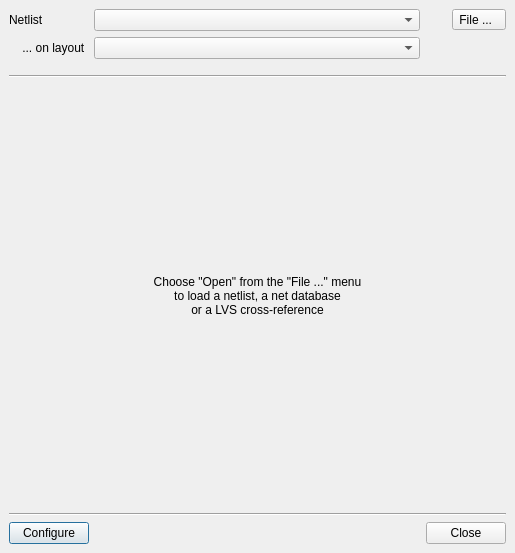
<?xml version="1.0" encoding="UTF-8"?>
<ui version="4.0">
 <class>NetlistBrowserDialog</class>
 <widget class="QDialog" name="NetlistBrowserDialog">
  <property name="geometry">
   <rect>
    <x>0</x>
    <y>0</y>
    <width>515</width>
    <height>553</height>
   </rect>
  </property>
  <property name="windowTitle">
   <string>Netlist Database Browser</string>
  </property>
  <layout class="QVBoxLayout">
   <property name="spacing">
    <number>6</number>
   </property>
   <property name="leftMargin">
    <number>9</number>
   </property>
   <property name="topMargin">
    <number>9</number>
   </property>
   <property name="rightMargin">
    <number>9</number>
   </property>
   <property name="bottomMargin">
    <number>9</number>
   </property>
   <item>
    <widget class="QFrame" name="frame_3">
     <property name="frameShape">
      <enum>QFrame::NoFrame</enum>
     </property>
     <property name="frameShadow">
      <enum>QFrame::Raised</enum>
     </property>
     <layout class="QGridLayout">
      <property name="leftMargin">
       <number>0</number>
      </property>
      <property name="topMargin">
       <number>0</number>
      </property>
      <property name="rightMargin">
       <number>0</number>
      </property>
      <property name="bottomMargin">
       <number>0</number>
      </property>
      <property name="spacing">
       <number>6</number>
      </property>
      <item row="0" column="2">
       <spacer>
        <property name="orientation">
         <enum>Qt::Horizontal</enum>
        </property>
        <property name="sizeType">
         <enum>QSizePolicy::Fixed</enum>
        </property>
        <property name="sizeHint" stdset="0">
         <size>
          <width>20</width>
          <height>20</height>
         </size>
        </property>
       </spacer>
      </item>
      <item row="0" column="1">
       <widget class="QComboBox" name="l2ndb_cb">
        <property name="sizePolicy">
         <sizepolicy hsizetype="Expanding" vsizetype="Fixed">
          <horstretch>1</horstretch>
          <verstretch>0</verstretch>
         </sizepolicy>
        </property>
        <property name="sizeAdjustPolicy">
         <enum>QComboBox::AdjustToContentsOnFirstShow</enum>
        </property>
       </widget>
      </item>
      <item row="0" column="0">
       <widget class="QLabel" name="label_3">
        <property name="text">
         <string>Netlist</string>
        </property>
       </widget>
      </item>
      <item row="1" column="0">
       <widget class="QLabel" name="label">
        <property name="text">
         <string>    ... on layout </string>
        </property>
       </widget>
      </item>
      <item row="1" column="1">
       <widget class="QComboBox" name="layout_cb">
        <property name="sizePolicy">
         <sizepolicy hsizetype="Expanding" vsizetype="Fixed">
          <horstretch>1</horstretch>
          <verstretch>0</verstretch>
         </sizepolicy>
        </property>
        <property name="sizeAdjustPolicy">
         <enum>QComboBox::AdjustToContentsOnFirstShow</enum>
        </property>
       </widget>
      </item>
      <item row="0" column="3">
       <widget class="QToolButton" name="file_menu">
        <property name="text">
         <string>File ...  </string>
        </property>
        <property name="popupMode">
         <enum>QToolButton::InstantPopup</enum>
        </property>
       </widget>
      </item>
      <item row="2" column="0" colspan="4">
       <spacer>
        <property name="orientation">
         <enum>Qt::Vertical</enum>
        </property>
        <property name="sizeType">
         <enum>QSizePolicy::Fixed</enum>
        </property>
        <property name="sizeHint" stdset="0">
         <size>
          <width>20</width>
          <height>10</height>
         </size>
        </property>
       </spacer>
      </item>
     </layout>
    </widget>
   </item>
   <item>
    <widget class="Line" name="line">
     <property name="orientation">
      <enum>Qt::Horizontal</enum>
     </property>
    </widget>
   </item>
   <item>
    <widget class="QFrame" name="frame_4">
     <property name="frameShape">
      <enum>QFrame::NoFrame</enum>
     </property>
     <property name="frameShadow">
      <enum>QFrame::Raised</enum>
     </property>
     <layout class="QHBoxLayout">
      <property name="spacing">
       <number>6</number>
      </property>
      <property name="leftMargin">
       <number>0</number>
      </property>
      <property name="topMargin">
       <number>0</number>
      </property>
      <property name="rightMargin">
       <number>0</number>
      </property>
      <property name="bottomMargin">
       <number>0</number>
      </property>
      <item>
       <widget class="QStackedWidget" name="central_stack">
        <property name="currentIndex">
         <number>1</number>
        </property>
        <widget class="QWidget" name="page">
         <layout class="QVBoxLayout">
          <property name="spacing">
           <number>6</number>
          </property>
          <property name="leftMargin">
           <number>0</number>
          </property>
          <property name="topMargin">
           <number>0</number>
          </property>
          <property name="rightMargin">
           <number>0</number>
          </property>
          <property name="bottomMargin">
           <number>0</number>
          </property>
          <item>
           <widget class="lay::NetlistBrowserPage" name="browser_frame">
            <property name="sizePolicy">
             <sizepolicy hsizetype="Ignored" vsizetype="Ignored">
              <horstretch>0</horstretch>
              <verstretch>0</verstretch>
             </sizepolicy>
            </property>
            <property name="frameShape">
             <enum>QFrame::NoFrame</enum>
            </property>
            <property name="frameShadow">
             <enum>QFrame::Raised</enum>
            </property>
           </widget>
          </item>
         </layout>
        </widget>
        <widget class="QWidget" name="page_2">
         <layout class="QVBoxLayout">
          <property name="spacing">
           <number>6</number>
          </property>
          <property name="leftMargin">
           <number>0</number>
          </property>
          <property name="topMargin">
           <number>0</number>
          </property>
          <property name="rightMargin">
           <number>0</number>
          </property>
          <property name="bottomMargin">
           <number>0</number>
          </property>
          <item>
           <widget class="QLabel" name="label_2">
            <property name="text">
             <string>Choose &quot;Open&quot; from the &quot;File ...&quot; menu 
to load a netlist, a net database
or a LVS cross-reference</string>
            </property>
            <property name="alignment">
             <set>Qt::AlignCenter</set>
            </property>
            <property name="wordWrap">
             <bool>true</bool>
            </property>
           </widget>
          </item>
         </layout>
        </widget>
       </widget>
      </item>
     </layout>
    </widget>
   </item>
   <item>
    <widget class="Line" name="line_2">
     <property name="orientation">
      <enum>Qt::Horizontal</enum>
     </property>
    </widget>
   </item>
   <item>
    <widget class="QFrame" name="frame_2">
     <property name="frameShape">
      <enum>QFrame::NoFrame</enum>
     </property>
     <property name="frameShadow">
      <enum>QFrame::Raised</enum>
     </property>
     <layout class="QHBoxLayout">
      <property name="spacing">
       <number>6</number>
      </property>
      <property name="leftMargin">
       <number>0</number>
      </property>
      <property name="topMargin">
       <number>0</number>
      </property>
      <property name="rightMargin">
       <number>0</number>
      </property>
      <property name="bottomMargin">
       <number>0</number>
      </property>
      <item>
       <widget class="QPushButton" name="configure_pb">
        <property name="text">
         <string>Configure</string>
        </property>
       </widget>
      </item>
      <item>
       <spacer>
        <property name="orientation">
         <enum>Qt::Horizontal</enum>
        </property>
        <property name="sizeHint" stdset="0">
         <size>
          <width>40</width>
          <height>20</height>
         </size>
        </property>
       </spacer>
      </item>
      <item>
       <widget class="QPushButton" name="pushButton_2">
        <property name="text">
         <string>Close</string>
        </property>
       </widget>
      </item>
     </layout>
    </widget>
   </item>
  </layout>
 </widget>
 <customwidgets>
  <customwidget>
   <class>lay::NetlistBrowserPage</class>
   <extends>QFrame</extends>
   <header>layNetlistBrowserPage.h</header>
   <container>1</container>
  </customwidget>
 </customwidgets>
 <tabstops>
  <tabstop>l2ndb_cb</tabstop>
  <tabstop>layout_cb</tabstop>
  <tabstop>configure_pb</tabstop>
  <tabstop>pushButton_2</tabstop>
 </tabstops>
 <resources/>
 <connections>
  <connection>
   <sender>pushButton_2</sender>
   <signal>clicked()</signal>
   <receiver>NetlistBrowserDialog</receiver>
   <slot>accept()</slot>
   <hints>
    <hint type="sourcelabel">
     <x>837</x>
     <y>441</y>
    </hint>
    <hint type="destinationlabel">
     <x>881</x>
     <y>387</y>
    </hint>
   </hints>
  </connection>
 </connections>
</ui>
